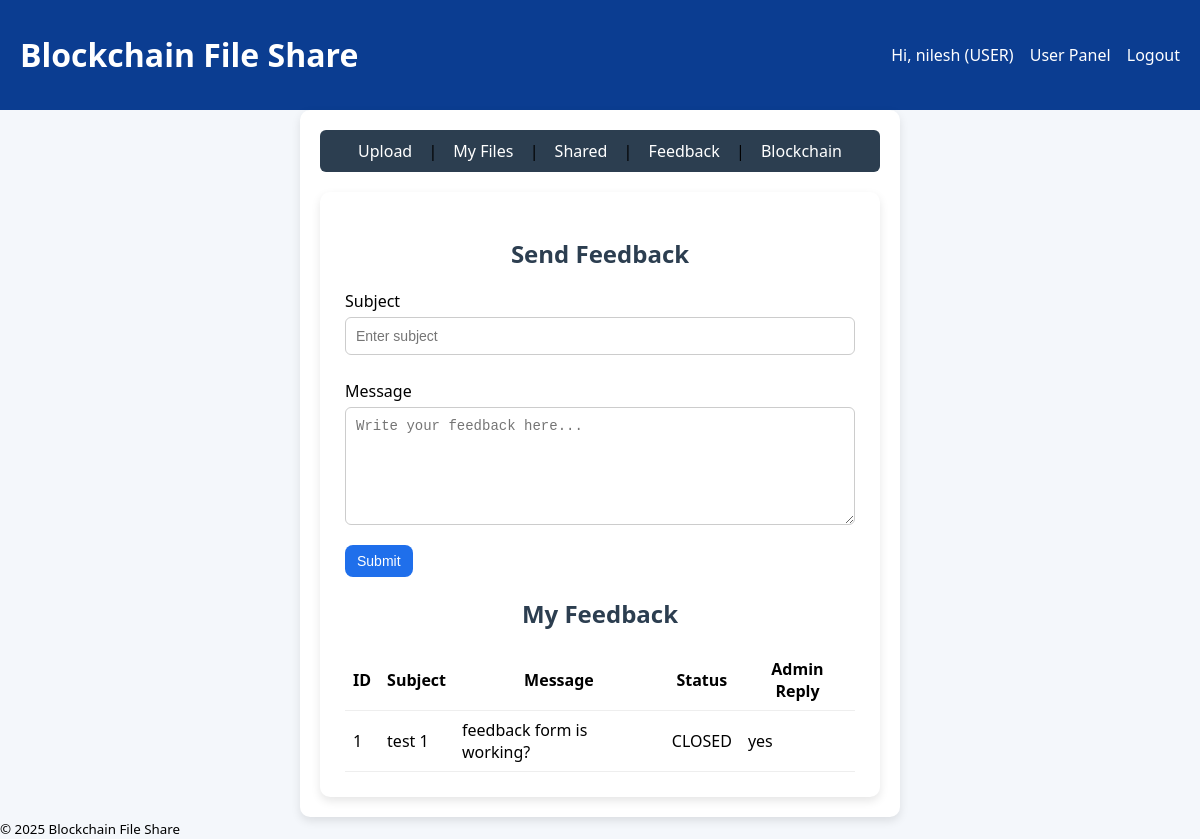
Page /user/feedback (signed in) on the committed database.
### app/models.py (models this page shows, shortened)
class User(db.Model, UserMixin):
    id = db.Column(db.Integer, primary_key=True)
    email = db.Column(db.String(255), unique=True, nullable=False)
    username = db.Column(db.String(80), nullable=True)
    password_hash = db.Column(db.String(255), nullable=False)
    role = db.Column(db.String(20), default='USER')  # 'ADMIN' or 'USER'
    active = db.Column(db.Boolean, default=True)
    created_at = db.Column(db.DateTime, default=datetime.utcnow)
    notification_email = db.Column(db.String(255), nullable=True)  # where to send notifications

class Feedback(db.Model):
    id = db.Column(db.Integer, primary_key=True)
    user_id = db.Column(db.Integer, db.ForeignKey('user.id'), nullable=False)
    subject = db.Column(db.String(255))
    body = db.Column(db.Text, nullable=False)
    status = db.Column(db.String(20), default='OPEN')
    admin_reply = db.Column(db.Text, nullable=True)
    created_at = db.Column(db.DateTime, default=datetime.utcnow)
    user = db.relationship('User', backref=db.backref('feedbacks', lazy='dynamic'))

### app/blueprints/user.py (the view, shortened to what this page needs)
@user_bp.route('/feedback', methods=['GET', 'POST'])
@login_required
def feedback_page():
    feedbacks = (
        Feedback.query
        .filter_by(user_id=current_user.id)
        .order_by(Feedback.created_at.desc())
        .all()
    )
    return render_template('user/feedback.html', feedbacks=feedbacks)

### app/blueprints/user.py (called while the page is built)
@user_bp.before_request
def ensure_user():
    if request.endpoint in ('user.login', 'user.static'):
        return
    if request.endpoint and request.endpoint.startswith('user.') and not current_user.is_authenticated:
        return redirect(url_for('user.login'))

### app/models.py (called while the page is built)
@login_manager.user_loader
def load_user(user_id):
    return User.query.get(int(user_id))

### app/templates/user/feedback.html (shortened to what this page needs)
{% extends 'base.html' %}
{% block content %}
<nav class="user-nav">
  <a href="{{ url_for('user.upload_page') }}">Upload</a> |
  <a href="{{ url_for('user.my_files_page') }}">My Files</a> |
  <a href="{{ url_for('user.shared_with_me_page') }}">Shared</a> |
  <a href="{{ url_for('user.feedback_page') }}">Feedback</a> |
  <a href="{{ url_for('user.chain_page') }}">Blockchain</a>
</nav>
<div class="container">
  <h2>Send Feedback</h2>
  <form method="post" action="{{ url_for('user.feedback') }}" class="feedback-form">
    <label for="subject">Subject</label>
    <input type="text" id="subject" name="subject" placeholder="Enter subject" required>
    <label for="body">Message</label>
    <textarea id="body" name="body" rows="6" placeholder="Write your feedback here..." required></textarea>
    <button class="btn" type="submit">Submit</button>
  </form>
  <h2>My Feedback</h2>
<table>
  <thead>
    <tr>
      <th>ID</th>
      <th>Subject</th>
      <th>Message</th>
      <th>Status</th>
      <th>Admin Reply</th>
    </tr>
  </thead>
  <tbody>
    {% for fb in feedbacks %}
      <tr>
        <td>{{ fb.id }}</td>
        <td>{{ fb.subject }}</td>
        <td>{{ fb.body }}</td>
        <td>{{ fb.status }}</td>
        <td>{{ fb.admin_reply or '-' }}</td>
      </tr>
    {% endfor %}
  </tbody>
</table>
</div>
{% endblock %}

### app/templates/base.html
<!doctype html>
<html><head><meta charset="utf-8"><meta name="viewport" content="width=device-width,initial-scale=1"><title>Blockchain File Share</title>
<link rel="stylesheet" href="{{ url_for('static', filename='css/style.css') }}"></head><body>
<header class="topbar"><h1>Blockchain File Share</h1><nav>
  {% if current_user.is_authenticated %}
    <span>Hi, {{ current_user.username or current_user.email }} ({{ current_user.role }})</span>
    {% if current_user.role == 'ADMIN' %}<a href="{{ url_for('admin.create_user_page') }}">Admin Panel</a>{% else %}<a href="{{ url_for('user.upload_page') }}">User Panel</a>{% endif %}
    <a href="{{ url_for('auth.logout') }}">Logout</a>
  {% else %}
    <a href="{{ url_for('auth.login') }}">User Login</a> | <a href="{{ url_for('auth.admin_login') }}">Admin Login</a>
  {% endif %}
</nav></header><main class="container">{% with messages = get_flashed_messages() %}{% if messages %}<ul class="flash">{% for m in messages %}<li>{{ m }}</li>{% endfor %}</ul>{% endif %}{% endwith %}{% block content %}{% endblock %}</main>
<footer class="footer"><small>&copy; 2025 Blockchain File Share</small></footer></body></html>

### app/static/css/style.css (style rules this page uses)
* { box-sizing:border-box }
body { margin:0;font-family:system-ui,-apple-system,Segoe UI,Roboto,Arial;background:#f4f7fb }
header.topbar { display:flex;justify-content:space-between;align-items:center;padding:12px 20px;background:#0b3d91;color:#fff }
header.topbar a { color:#fff;text-decoration:none;margin-left:12px }
main.container { padding:20px }
nav.admin-nav a, nav.user-nav a { margin-right:12px }
table { width:100%;border-collapse:collapse }
th,td { padding:8px;border-bottom:1px solid #eee }
button.btn { background:#1f6feb;color:#fff;padding:8px 12px;border-radius:8px;border:none }

### app/templates/user/feedback.html (style rules this page uses)
.user-nav { margin-bottom: 20px; padding: 10px; background: #2c3e50; border-radius: 6px; text-align: center; }
.user-nav a { color: white; margin: 0 12px; text-decoration: none; font-weight: 500; }
.container { max-width: 600px; margin: auto; background: #fff; padding: 25px; border-radius: 10px; box-shadow: 0px 4px 10px rgba(0,0,0,0.1); }
h2 { margin-bottom: 20px; color: #2c3e50; text-align: center; }
.feedback-form label { display: block; margin: 10px 0 5px; font-weight: 500; }
.feedback-form input, .feedback-form textarea { width: 100%; padding: 10px; border: 1px solid #ccc; border-radius: 6px; font-size: 14px; margin-bottom: 15px; }
.feedback-form textarea { resize: vertical; }
.btn { display: inline-block; background: #3498db; color: white; padding: 10px 18px; border: none; border-radius: 6px; cursor: pointer; font-size: 14px; transition: background 0.3s ease; }

### rows in the picture
User: username "nilesh", role "USER"
Feedback: id "1", subject "test 1", body "feedback form is working?", status "CLOSED", admin_reply "yes"
